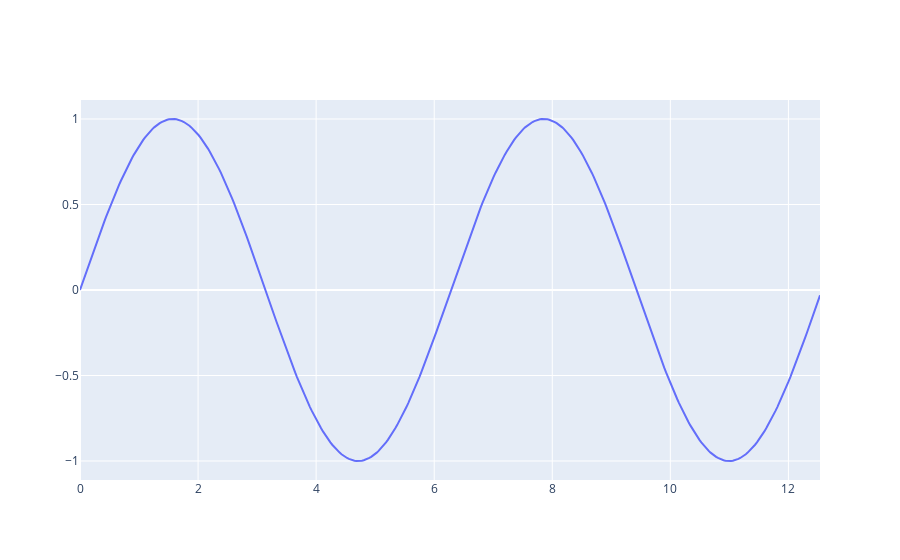

Here is the notebook cell this chart was saved with:
### Code cell
x = np.arange(0,4*np.pi, np.pi/100)   # start,stop,step
y = np.sin(x)

sine_fig = go.Figure()

_ = sine_fig.add_trace(
    go.Scatter(
        x = x,
        y = y,
        mode = 'lines',
    )
)

sine_fig.show()

### Figure 1 — Plotly figure (JSON) as saved in the notebook; plotly's stock layout.template omitted (floating-point values rounded to 4 significant figures; data arrays with more than 128 entries replaced by an {"elided": "..."} marker saying what was removed)
{"data": [{"mode": "lines", "type": "scatter", "x": {"elided": "400 float values"}, "y": {"elided": "400 float values"}}], "layout": {"autosize": true, "xaxis": {"autorange": true, "range": [0, 12.53], "type": "linear"}, "yaxis": {"autorange": true, "range": [-1.111, 1.111], "type": "linear"}}}
